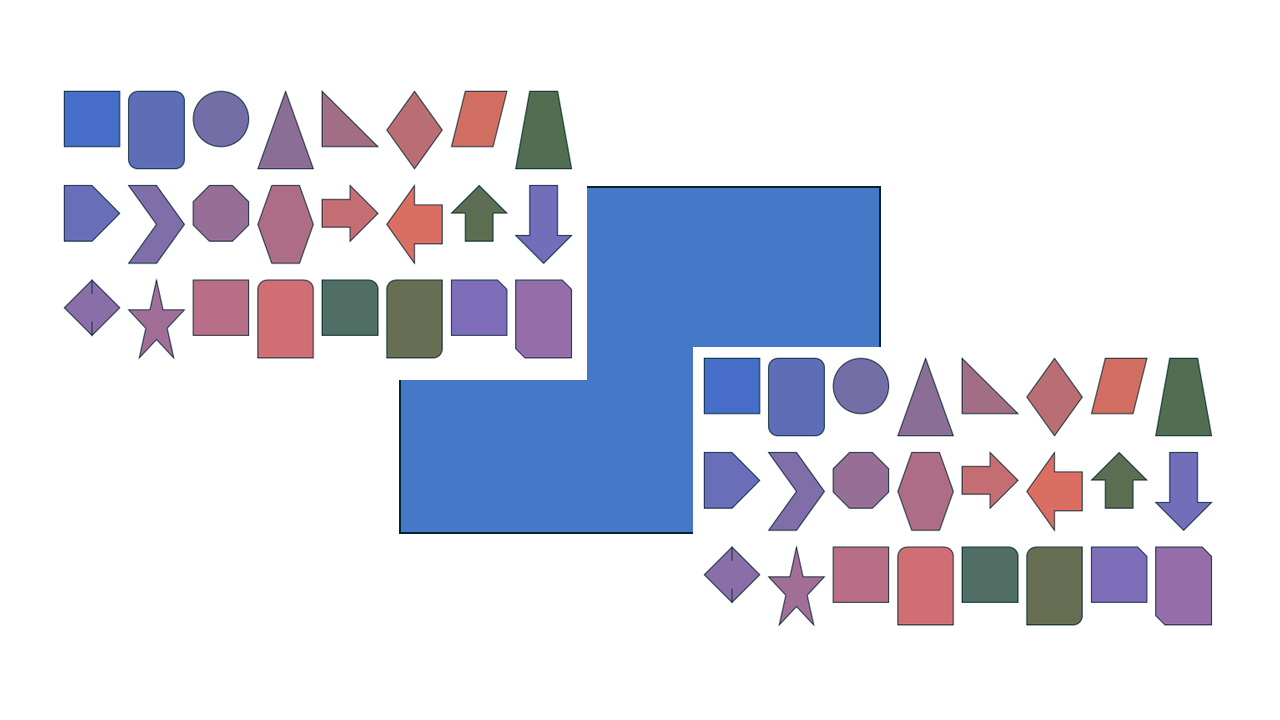
#> input picture testcases/activex-controls/slide-001.png, 1280 x 720 px
$ python cmyk_jpeg.py ../../testcases/activex-controls/slide-001.png ../../testcases/activex-controls/slide-001.png ../../testcases/activex-controls/slide-001.png
#> lines starting #> are read from the running program, lines starting #| are printed output that depends on the picture
"""把 RGB 图片存成 Adobe 写法的四分量 JPEG（印刷用的 CMYK 照片常见这种；样本里约一成课件有）：
  - CMYK：Adobe APP14 的颜色变换写 0，四个分量按 Adobe 的习惯取反存储（255 = 没有油墨）；
  - YCCK：颜色变换写 2，前三个分量是 255 − 取反存储的 C、M、Y 当成 RGB 算出的 YCbCr（libjpeg 的 cmyk_ycck_convert），K 照存。
Pillow 只会写 CMYK（变换 0），而且存的时候自己取反一次：YCCK 的四个分量算好后取反交给它，存完把 APP14 里的变换改成 2。
黑色按"底色去除"放进 K（K = 三个颜色里最亮的那个），这样 K 分量也有内容。
tiny_profile() 是一个自己编的最小 CMYK ICC 配置文件（3×3×3×3 格的 lut16，Lab 连接空间），单元测试用来检查按嵌入配置文件换算。
用法：python cmyk_jpeg.py 输入图片 输出.jpg [ycck]（测试用的图片在 packages/transcoder/test/images）
"""
from __future__ import annotations

import struct
import sys
from pathlib import Path

import numpy as np
from PIL import Image


def adobe_planes(rgb: Image.Image, ycck: bool) -> np.ndarray:
    """RGB -> 文件里要存的四个分量（高 × 宽 × 4，取值 0~255）"""
#> called with ycck = False
    a = np.asarray(rgb.convert("RGB")).astype(np.float64)
    k = a.max(axis=2)
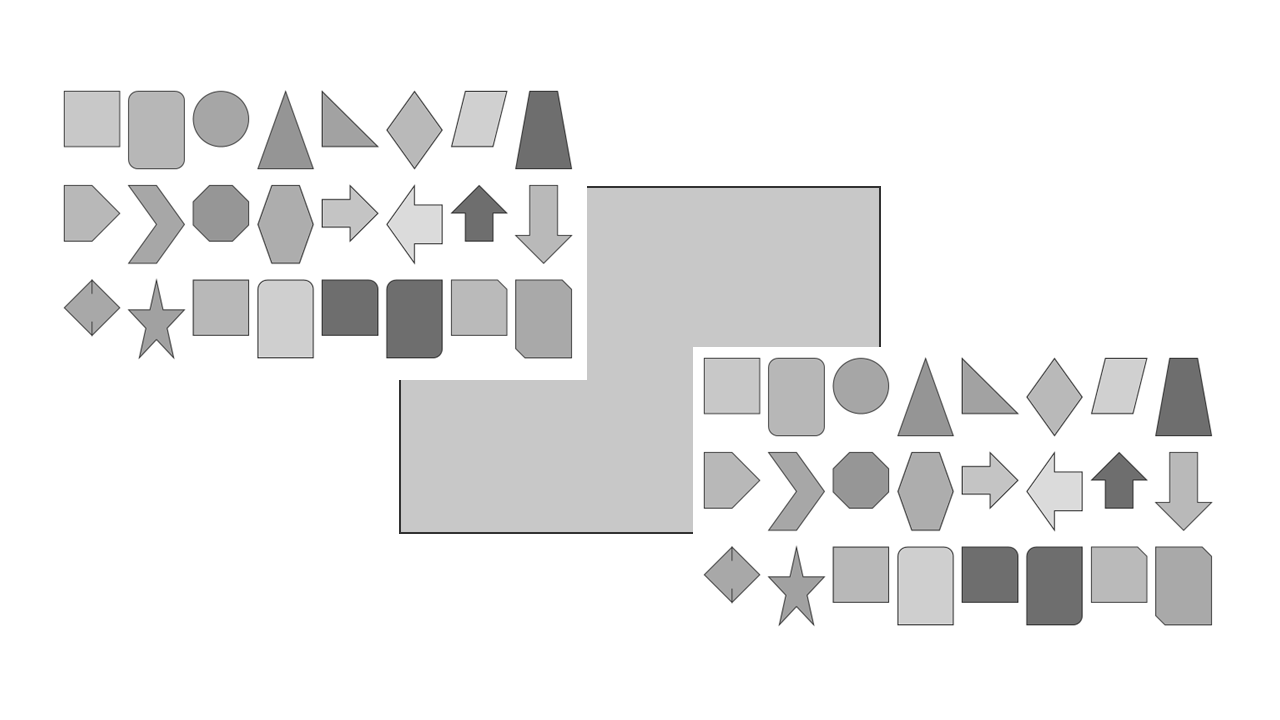
#> k: shape (720, 1280) float64; min 39, max 255, mean 235.2
    safe = np.where(k > 0, k, 1)
    # 取反存储的 C、M、Y、K：解码时 R = C × K / 255
    cmy = np.where(k[..., None] > 0, a * 255 / safe[..., None], 255)
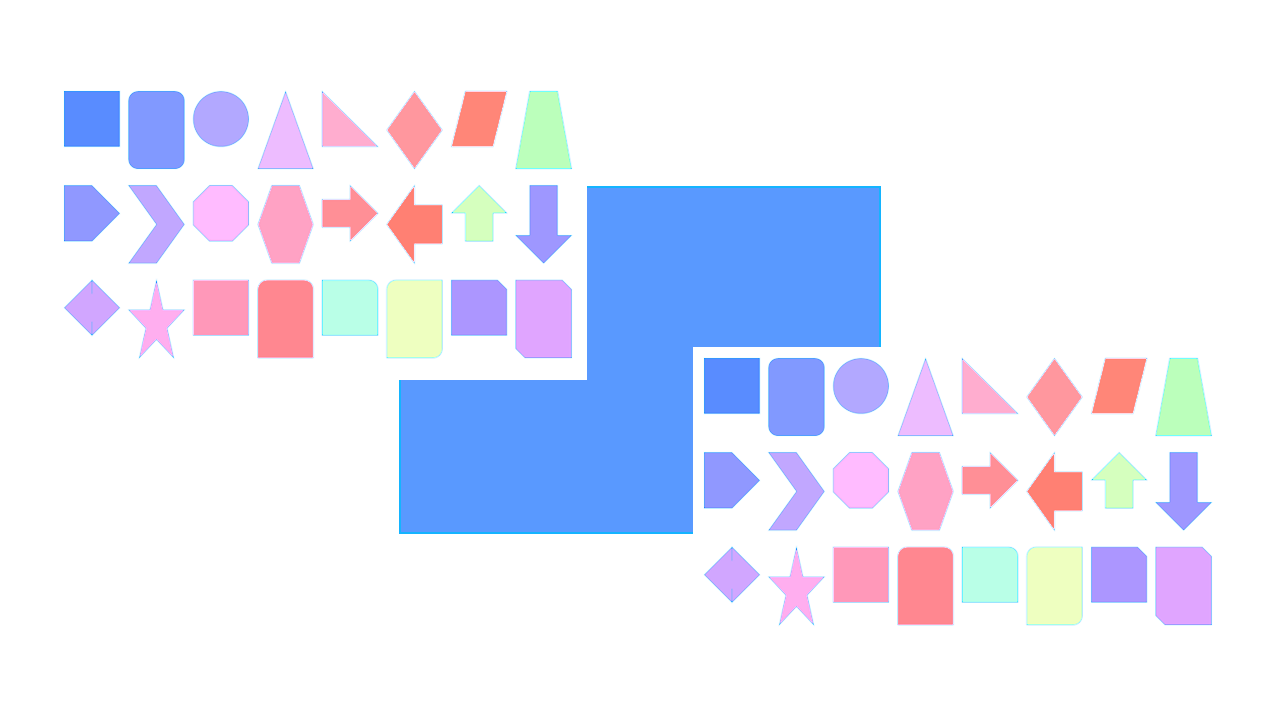
#> cmy: shape (720, 1280, 3) float64; mean R, G, B 230.5, 233.3, 249.6
    planes = np.concatenate([cmy, k[..., None]], axis=2)
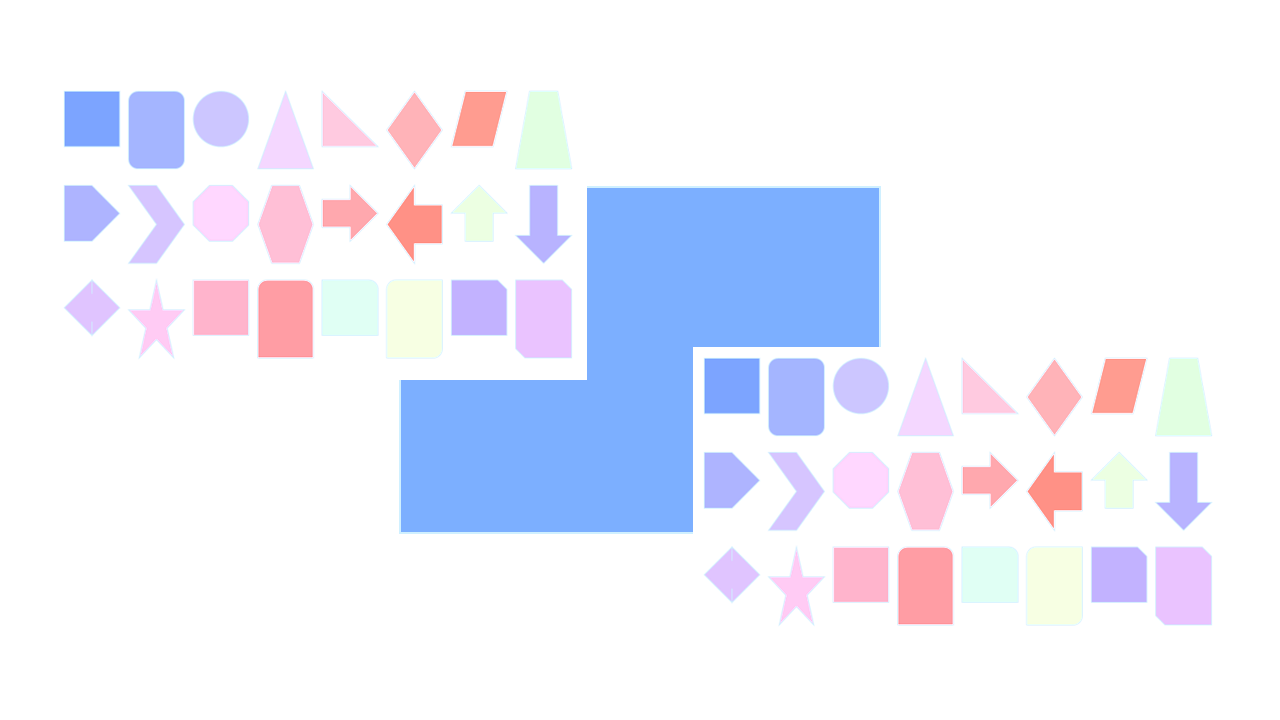
#> planes: shape (720, 1280, 4) float64; mean R, G, B, A 230.5, 233.3, 249.6, 235.2; transparent parts drawn white
    if ycck:
        r, g, b = (255 - planes[..., i] for i in range(3))
        y = 0.299 * r + 0.587 * g + 0.114 * b
        cb = -0.168736 * r - 0.331264 * g + 0.5 * b + 128
        cr = 0.5 * r - 0.418688 * g - 0.081312 * b + 128
        planes = np.stack([y, cb, cr, planes[..., 3]], axis=2)
    return np.clip(np.round(planes), 0, 255).astype(np.uint8)


def save_adobe_jpeg(rgb: Image.Image, path: Path, ycck: bool = False, quality: int = 92, icc: bytes | None = None) -> None:
    planes = adobe_planes(rgb, ycck)
#> rgb is the input picture: PIL image 1280x720 RGB; mean R, G, B 217.4, 219.2, 231.5
    # Pillow 存 CMYK 时自己取反一次（Adobe 习惯），先反过来
    Image.fromarray(255 - planes, "CMYK").save(path, "JPEG", quality=quality, **({"icc_profile": icc} if icc else {}))
    b = bytearray(path.read_bytes())
    p = 2
    while p + 4 <= len(b):
        if b[p] != 0xFF:
            p += 1
            continue
        m, ln = b[p + 1], (b[p + 2] << 8) | b[p + 3]
        if m == 0xEE and b[p + 4:p + 9] == b"Adobe":
            b[p + 15] = 2 if ycck else 0
            break
        if m == 0xDA:
            raise ValueError("没有 Adobe APP14 标记")
        p += 2 + ln
    path.write_bytes(bytes(b))


def tiny_profile(g: int = 3) -> bytes:
    """最小的 CMYK 输出设备配置文件：desc、cprt、wtpt 和 A2B0（lut16，g^4 格，输入输出曲线是直线）。
    格子里是随便定的平滑映射：油墨越多越暗，C 偏青、M 偏品红、Y 偏黄，K 压暗"""
    def s15(v):
        return struct.pack(">i", int(round(v * 65536)))
    desc = b"unppt test CMYK\0"
    tags = [
        (b"desc", b"desc" + bytes(4) + struct.pack(">I", len(desc)) + desc + bytes(4 + 4 + 2 + 1 + 67)),
        (b"cprt", b"text" + bytes(4) + b"No copyright, test data\0"),
        (b"wtpt", b"XYZ " + bytes(4) + s15(0.9642) + s15(1.0) + s15(0.8249)),
    ]
    lut = b"mft2" + bytes(4) + bytes([4, 3, g, 0]) + b"".join(s15(v) for v in (1, 0, 0, 0, 1, 0, 0, 0, 1)) + struct.pack(">HH", 2, 2)
    lut += struct.pack(">HH", 0, 65535) * 4
    pts = np.linspace(0, 1, g)
    for c in pts:
        for m in pts:
            for y in pts:
                for k in pts:
                    L = min(100, max(0, 100 * (1 - 0.45 * c - 0.35 * m - 0.15 * y) * (1 - 0.85 * k)))
                    a = min(255.99, max(0, 128 - 50 * c + 60 * m + 5 * y))
                    b = min(255.99, max(0, 128 - 40 * c - 10 * m + 70 * y))
                    lut += struct.pack(">HHH", round(L / 100 * 65280), round(a * 256), round(b * 256))
    lut += struct.pack(">HH", 0, 65535) * 3
    tags.append((b"A2B0", lut))
    off = 128 + 4 + 12 * len(tags)
    table, body = b"", b""
    for sig, data in tags:
        body += bytes(-(off + len(body)) % 4)
        table += sig + struct.pack(">II", off + len(body), len(data))
        body += data
    size = off + len(body)
    hdr = (struct.pack(">I", size) + b"none" + bytes([2, 0x10, 0, 0]) + b"prtr" + b"CMYK" + b"Lab " + bytes(12) + b"acsp"
           + bytes(4 * 4 + 8 + 4) + s15(0.9642) + s15(1.0) + s15(0.8249) + bytes(4 + 16 + 28))
    return hdr + struct.pack(">I", len(tags)) + table + body


if __name__ == "__main__":
    save_adobe_jpeg(Image.open(sys.argv[1]), Path(sys.argv[2]), ycck=len(sys.argv) > 3 and sys.argv[3] == "ycck")
